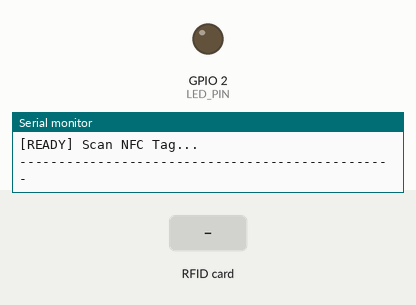
A sketch run on a simulated ESP32. Shown: output pins drawn as LEDs (lit = HIGH), the last lines printed to the serial monitor. The inputs (shaded band) are chosen by the test bench. WiFi joins after 1.5 s; servers stay silent unless stated; uploads are accepted with an empty reply.

Above: at 4.9 s.
5.0 s: RFID card 5E 7A 19 C4 held to the reader
At 5.4 s:
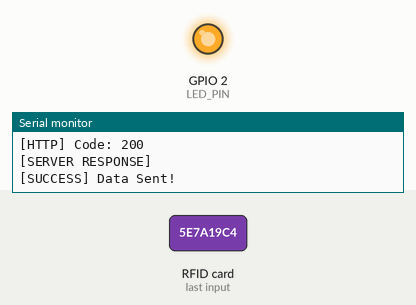
Timing chart, 0 to 8.0 s (numbered marks = the images above; inputs shaded):
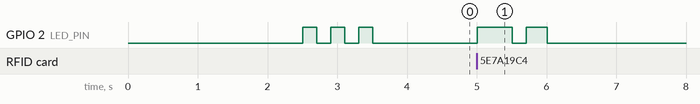

The sketch:

esp32_nfc_scanner.ino
```cpp
#include <SPI.h>
#include <Adafruit_PN532.h>
#include <WiFi.h>
#include <HTTPClient.h>

// ═══════════════════════════════════════════════════════════
// CONFIGURATION
// ═══════════════════════════════════════════════════════════

#define WIFI_SSID      "Bandham437"
#define WIFI_PASSWORD  "123456789"

#define SERVER_IP      "192.168.43.253"
#define SERVER_PORT    3000

#define PN532_SS_PIN   5
#define LED_PIN        2

#define COOLDOWN_MS    3000

// ═══════════════════════════════════════════════════════════
// GLOBALS
// ═══════════════════════════════════════════════════════════

Adafruit_PN532 nfc(PN532_SS_PIN);

String lastUID = "";
unsigned long lastScanTime = 0;

// ═══════════════════════════════════════════════════════════
// LED BLINK
// ═══════════════════════════════════════════════════════════

void blink(int times, int onMs, int offMs) {
  for (int i = 0; i < times; i++) {
    digitalWrite(LED_PIN, HIGH);
    delay(onMs);

    digitalWrite(LED_PIN, LOW);
    delay(offMs);
  }
}

// ═══════════════════════════════════════════════════════════
// DIVIDER
// ═══════════════════════════════════════════════════════════

void hr() {
  Serial.println("------------------------------------------------");
}

// ═══════════════════════════════════════════════════════════
// SETUP
// ═══════════════════════════════════════════════════════════

void setup() {

  Serial.begin(115200);
  delay(1000);

  Serial.println("\n========================================");
  Serial.println(" NFC PATIENT MONITOR - ESP32");
  Serial.println("========================================\n");

  pinMode(LED_PIN, OUTPUT);
  digitalWrite(LED_PIN, LOW);

  // ─── WIFI CONNECT ────────────────────────────────────────

  WiFi.mode(WIFI_STA);
  WiFi.begin(WIFI_SSID, WIFI_PASSWORD);

  Serial.print("[WiFi] Connecting");

  int tries = 0;

  while (WiFi.status() != WL_CONNECTED) {
    delay(500);
    Serial.print(".");

    tries++;

    if (tries > 40) {
      Serial.println("\n[WiFi] Failed! Restarting...");
      ESP.restart();
    }
  }

  Serial.println("\n[WiFi] Connected!");
  Serial.print("[WiFi] IP Address: ");
  Serial.println(WiFi.localIP());

  // ─── NFC INIT ────────────────────────────────────────────

  nfc.begin();

  uint32_t versiondata = nfc.getFirmwareVersion();

  if (!versiondata) {
    Serial.println("[NFC] PN532 not found!");

    while (1) {
      blink(1, 100, 100);
    }
  }

  Serial.println("[NFC] PN532 Ready!");

  nfc.SAMConfig();

  blink(3, 200, 200);

  Serial.println("\n[READY] Scan NFC Tag...");
  hr();
}

// ═══════════════════════════════════════════════════════════
// LOOP
// ═══════════════════════════════════════════════════════════

void loop() {

  // ─── WIFI CHECK ──────────────────────────────────────────

  if (WiFi.status() != WL_CONNECTED) {

    Serial.println("[WiFi] Reconnecting...");
    WiFi.reconnect();

    delay(3000);
    return;
  }

  // ─── READ NFC TAG ────────────────────────────────────────

  uint8_t uid[7];
  uint8_t uidLength;

  bool success = nfc.readPassiveTargetID(
                   PN532_MIFARE_ISO14443A,
                   uid,
                   &uidLength,
                   100
                 );

  if (!success) return;

  // ─── CONVERT UID TO STRING ───────────────────────────────

  String uidString = "";

  for (uint8_t i = 0; i < uidLength; i++) {

    if (uid[i] < 0x10)
      uidString += "0";

    uidString += String(uid[i], HEX);
  }

  uidString.toUpperCase();

  // ─── DUPLICATE PREVENTION ────────────────────────────────

  unsigned long now = millis();

  if (uidString == lastUID &&
      (now - lastScanTime) < COOLDOWN_MS) {
    return;
  }

  lastUID = uidString;
  lastScanTime = now;

  // ─── DISPLAY ─────────────────────────────────────────────

  Serial.println("\n[NFC] Tag Detected");
  Serial.print("[UID] ");
  Serial.println(uidString);

  digitalWrite(LED_PIN, HIGH);

  // ─── SEND TO SERVER ──────────────────────────────────────

  sendToServer(uidString);

  digitalWrite(LED_PIN, LOW);

  hr();
}

// ═══════════════════════════════════════════════════════════
// SEND TAG TO SERVER
// ═══════════════════════════════════════════════════════════

void sendToServer(String patientID) {

  HTTPClient http;

  String url =
    "http://" +
    String(SERVER_IP) +
    ":" +
    String(SERVER_PORT) +
    "/api/nfc-scan";

  String jsonData =
    "{\"patient_id\":\"" +
    patientID +
    "\"}";

  Serial.print("[HTTP] POST -> ");
  Serial.println(url);

  http.begin(url);

  http.addHeader("Content-Type", "application/json");

  int httpCode = http.POST(jsonData);

  // ─── RESPONSE ────────────────────────────────────────────

  if (httpCode > 0) {

    String response = http.getString();

    Serial.print("[HTTP] Code: ");
    Serial.println(httpCode);

    Serial.println("[SERVER RESPONSE]");
    Serial.println(response);

    if (httpCode == 200) {

      Serial.println("[SUCCESS] Data Sent!");

      blink(2, 300, 200);

    } else if (httpCode == 404) {

      Serial.println("[ERROR] Patient Not Found!");

      blink(5, 100, 100);

    } else {

      Serial.println("[ERROR] Server Error!");
    }

  } else {

    Serial.print("[HTTP ERROR] ");
    Serial.println(http.errorToString(httpCode));

    Serial.println("Check:");
    Serial.println("1. server.js running?");
    Serial.println("2. SERVER_IP correct?");
    Serial.println("3. Same WiFi network?");

    blink(10, 50, 50);
  }

  http.end();
}
```

Measured:
- after the input at 5.0 s, GPIO 2 (LED_PIN): LOW → HIGH at once, → LOW 0.50 s later, → HIGH 0.20 s later, → LOW 0.30 s later
